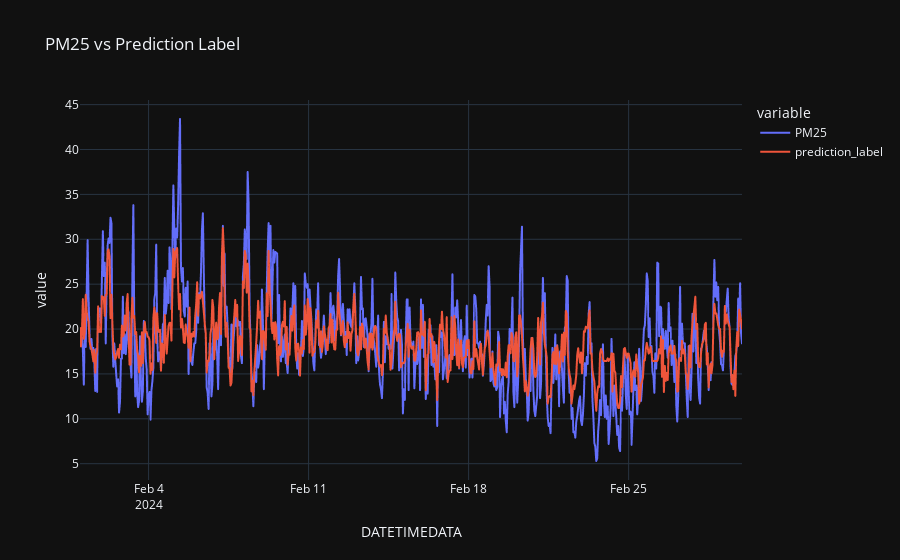

Notebook cell for this chart:
### Code cell
fig = px.line(predictions_final, x=predictions_final.index, y=['PM25','prediction_label'], template = 'plotly_dark', title='PM25 vs Prediction Label')
fig.show()

### Figure 1 — Plotly figure (JSON) as saved in the notebook; plotly's stock layout.template omitted (floating-point values rounded to 4 significant figures; data arrays with more than 128 entries replaced by an {"elided": "..."} marker saying what was removed)
{"data": [{"hovertemplate": "variable=PM25<br>DATETIMEDATA=%{x}<br>value=%{y}<extra></extra>", "legendgroup": "PM25", "line": {"color": "#636efa", "dash": "solid"}, "marker": {"symbol": "circle"}, "mode": "lines", "name": "PM25", "showlegend": true, "type": "scattergl", "x": {"elided": "696 str values"}, "xaxis": "x", "y": {"elided": "696 float values"}, "yaxis": "y"}, {"hovertemplate": "variable=prediction_label<br>DATETIMEDATA=%{x}<br>value=%{y}<extra></extra>", "legendgroup": "prediction_label", "line": {"color": "#EF553B", "dash": "solid"}, "marker": {"symbol": "circle"}, "mode": "lines", "name": "prediction_label", "showlegend": true, "type": "scattergl", "x": {"elided": "696 str values"}, "xaxis": "x", "y": {"elided": "696 float values"}, "yaxis": "y"}], "layout": {"legend": {"title": {"text": "variable"}, "tracegroupgap": 0}, "title": {"text": "PM25 vs Prediction Label"}, "xaxis": {"anchor": "y", "domain": [0, 1], "title": {"text": "DATETIMEDATA"}}, "yaxis": {"anchor": "x", "domain": [0, 1], "title": {"text": "value"}}}}
